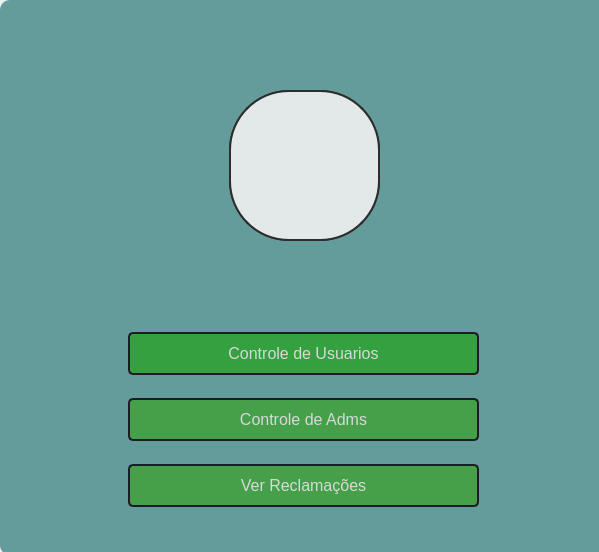
<?xml version="1.0" encoding="UTF-8"?>
<ui version="4.0">
 <class>Dialog</class>
 <widget class="QDialog" name="Dialog">
  <property name="geometry">
   <rect>
    <x>0</x>
    <y>0</y>
    <width>599</width>
    <height>552</height>
   </rect>
  </property>
  <property name="windowTitle">
   <string>Dialog</string>
  </property>
  <widget class="QFrame" name="frame_2">
   <property name="geometry">
    <rect>
     <x>0</x>
     <y>0</y>
     <width>749</width>
     <height>555</height>
    </rect>
   </property>
   <property name="styleSheet">
    <string notr="true">
background-color: qlineargradient(spread:pad, x1:0, y1:0, x2:1, y2:0, stop:0 rgb(100, 156, 156), stop:1 rgba(100, 156, 156));

border-radius: 10px</string>
   </property>
   <property name="frameShape">
    <enum>QFrame::StyledPanel</enum>
   </property>
   <property name="frameShadow">
    <enum>QFrame::Raised</enum>
   </property>
   <layout class="QVBoxLayout" name="verticalLayout_2">
    <item>
     <widget class="QFrame" name="frame_3">
      <property name="enabled">
       <bool>true</bool>
      </property>
      <property name="maximumSize">
       <size>
        <width>16777215</width>
        <height>45</height>
       </size>
      </property>
      <property name="styleSheet">
       <string notr="true">background:transparent;</string>
      </property>
      <property name="frameShape">
       <enum>QFrame::StyledPanel</enum>
      </property>
      <property name="frameShadow">
       <enum>QFrame::Raised</enum>
      </property>
      <widget class="QLabel" name="label_5">
       <property name="geometry">
        <rect>
         <x>530</x>
         <y>0</y>
         <width>41</width>
         <height>41</height>
        </rect>
       </property>
       <property name="text">
        <string/>
       </property>
       <property name="pixmap">
        <pixmap>icone/fechar.png</pixmap>
       </property>
       <property name="scaledContents">
        <bool>true</bool>
       </property>
      </widget>
      <widget class="QLabel" name="label_6">
       <property name="geometry">
        <rect>
         <x>170</x>
         <y>10</y>
         <width>261</width>
         <height>31</height>
        </rect>
       </property>
       <property name="font">
        <font>
         <family>Verdana</family>
         <pointsize>15</pointsize>
        </font>
       </property>
       <property name="text">
        <string>&lt;html&gt;&lt;head/&gt;&lt;body&gt;&lt;p&gt;&lt;br/&gt;&lt;/p&gt;&lt;/body&gt;&lt;/html&gt;</string>
       </property>
      </widget>
     </widget>
    </item>
    <item>
     <widget class="QFrame" name="frame_4">
      <property name="enabled">
       <bool>false</bool>
      </property>
      <property name="maximumSize">
       <size>
        <width>749</width>
        <height>555</height>
       </size>
      </property>
      <property name="styleSheet">
       <string notr="true">background:transparent;</string>
      </property>
      <property name="frameShape">
       <enum>QFrame::StyledPanel</enum>
      </property>
      <property name="frameShadow">
       <enum>QFrame::Raised</enum>
      </property>
      <widget class="QFrame" name="frame_7">
       <property name="geometry">
        <rect>
         <x>220</x>
         <y>30</y>
         <width>151</width>
         <height>151</height>
        </rect>
       </property>
       <property name="toolTip">
        <string>&lt;html&gt;&lt;head/&gt;&lt;body&gt;&lt;p&gt;&lt;img src=&quot;:/icone/logo 1.png&quot;/&gt;&lt;/p&gt;&lt;/body&gt;&lt;/html&gt;</string>
       </property>
       <property name="whatsThis">
        <string>&lt;html&gt;&lt;head/&gt;&lt;body&gt;&lt;p&gt;&lt;img src=&quot;:/icone/logo 1.png&quot;/&gt;&lt;/p&gt;&lt;/body&gt;&lt;/html&gt;</string>
       </property>
       <property name="autoFillBackground">
        <bool>false</bool>
       </property>
       <property name="styleSheet">
        <string notr="true">QFrame { 
 background-color:#e3e8e8;
 border-radius: 60px;
 border: 2px solid rgb(45,45,45)
}</string>
       </property>
       <property name="frameShape">
        <enum>QFrame::StyledPanel</enum>
       </property>
       <property name="frameShadow">
        <enum>QFrame::Raised</enum>
       </property>
       <widget class="QLabel" name="lbl_logo">
        <property name="geometry">
         <rect>
          <x>0</x>
          <y>0</y>
          <width>151</width>
          <height>151</height>
         </rect>
        </property>
        <property name="styleSheet">
         <string notr="true"/>
        </property>
        <property name="text">
         <string/>
        </property>
        <property name="pixmap">
         <pixmap>icone/logo 1.png</pixmap>
        </property>
        <property name="scaledContents">
         <bool>true</bool>
        </property>
       </widget>
      </widget>
     </widget>
    </item>
    <item>
     <widget class="QFrame" name="frame_5">
      <property name="styleSheet">
       <string notr="true">background:transparent;</string>
      </property>
      <property name="frameShape">
       <enum>QFrame::StyledPanel</enum>
      </property>
      <property name="frameShadow">
       <enum>QFrame::Raised</enum>
      </property>
      <layout class="QVBoxLayout" name="verticalLayout_3">
       <item>
        <widget class="QFrame" name="frame_6">
         <property name="frameShape">
          <enum>QFrame::StyledPanel</enum>
         </property>
         <property name="frameShadow">
          <enum>QFrame::Raised</enum>
         </property>
         <widget class="QWidget" name="verticalLayoutWidget_2">
          <property name="geometry">
           <rect>
            <x>110</x>
            <y>0</y>
            <width>351</width>
            <height>211</height>
           </rect>
          </property>
          <layout class="QVBoxLayout" name="verticalLayout_4">
           <item>
            <widget class="QPushButton" name="Btn_CtrUser">
             <property name="styleSheet">
              <string notr="true">QPushButton {
    background-color: #35a040; /* Azul mais claro */
    color: white;
    font-size: 16px;
    padding: 10px 20px;
    border-radius: 6px;
    border: 1px solid #0056b3; /* Borda fina de um tom mais escuro */
    transition: background-color 0.3s ease, transform 0.3s ease, box-shadow 0.3s ease;
    box-shadow: 0px 4px 6px rgba(0, 0, 0, 0.15); /* Sombra leve */
}
QPushButton{
 color:rgb(216, 216, 216);
 border-radius: 5px;
 border: 2px solid rgb(27, 29, 35); 
}
QPushButton:hover{
 color: rgb(216, 216, 216);
 borders-radius: 5px;
 border: 2px solid rgb(48, 52, 52);
}

QPushButton:hover {
    background-color: #99db70; /* Laranja mais vibrante ao passar o mouse */
    transform: scale(1.05); /* Leve aumento no tamanho */
}




</string>
             </property>
             <property name="text">
              <string>Controle de Usuarios</string>
             </property>
            </widget>
           </item>
           <item>
            <widget class="QPushButton" name="pushButton">
             <property name="styleSheet">
              <string notr="true">QPushButton {
    background-color: #45a049; /* Azul mais claro */
    color: white;
    font-size: 16px;
    padding: 10px 20px;
    border-radius: 6px;
    border: 1px solid #0056b3; /* Borda fina de um tom mais escuro */
    transition: background-color 0.3s ease, transform 0.3s ease, box-shadow 0.3s ease;
    box-shadow: 0px 4px 6px rgba(0, 0, 0, 0.15); /* Sombra leve */
}
QPushButton{
 color:rgb(216, 216, 216);
 border-radius: 5px;
 border: 2px solid rgb(27, 29, 35); 
}
QPushButton:hover{
 color: rgb(216, 216, 216);
 borders-radius: 5px;
 border: 2px solid rgb(48, 52, 52);
}

QPushButton:hover {
    background-color: #99db70; /* Laranja mais vibrante ao passar o mouse */
    transform: scale(1.05); /* Leve aumento no tamanho */
}




</string>
             </property>
             <property name="text">
              <string>Controle de Adms</string>
             </property>
            </widget>
           </item>
           <item>
            <widget class="QPushButton" name="Btn_reclamacao">
             <property name="styleSheet">
              <string notr="true">QPushButton {
    background-color: #45a049; /* Azul mais claro */
    color: white;
    font-size: 16px;
    padding: 10px 20px;
    border-radius: 6px;
    border: 1px solid #0056b3; /* Borda fina de um tom mais escuro */
    transition: background-color 0.3s ease, transform 0.3s ease, box-shadow 0.3s ease;
    box-shadow: 0px 4px 6px rgba(0, 0, 0, 0.15); /* Sombra leve */
}
QPushButton{
 color:rgb(216, 216, 216);
 border-radius: 5px;
 border: 2px solid rgb(27, 29, 35); 
}
QPushButton:hover{
 color: rgb(216, 216, 216);
 borders-radius: 5px;
 border: 2px solid rgb(48, 52, 52);
}

QPushButton:hover {
    background-color: #99db70; /* Laranja mais vibrante ao passar o mouse */
    transform: scale(1.05); /* Leve aumento no tamanho */
}




</string>
             </property>
             <property name="text">
              <string>Ver Reclamações</string>
             </property>
            </widget>
           </item>
          </layout>
         </widget>
        </widget>
       </item>
      </layout>
     </widget>
    </item>
   </layout>
  </widget>
 </widget>
 <resources>
  <include location="icone/icons.qrc"/>
 </resources>
 <connections/>
</ui>
